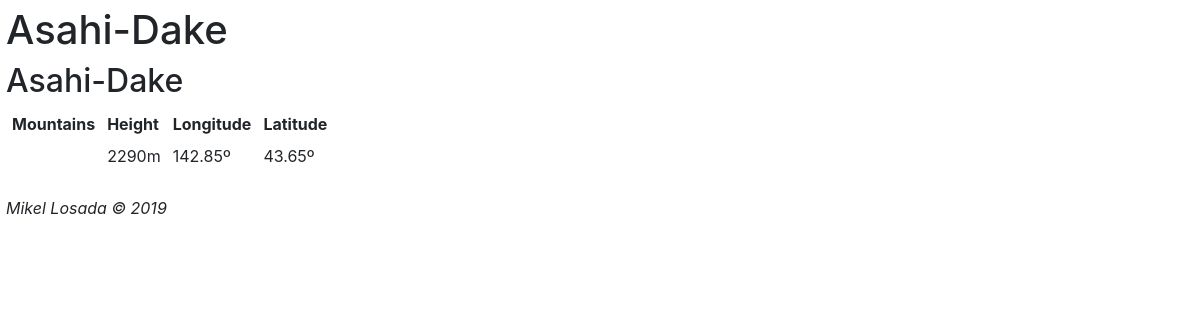
Screenshot of /index.php/mountains/Asahi-Dake with the database file from the repository.
### tables this page shows
CREATE TABLE `mountain` (
  `Name` varchar(35) NOT NULL,
  `Mountains` varchar(35) DEFAULT NULL,
  `Height` float DEFAULT NULL,
  `Type` varchar(10) DEFAULT NULL,
  `Longitude` float DEFAULT NULL,
  `Latitude` float DEFAULT NULL
);

### application/controllers/Mountains.php (called while the page is built, shortened)
<?php
class Mountains extends CI_Controller {
    public function __construct()
    {
	$this->load->model('mountain_model');
        $this->load->helper('url_helper');
    }
    public function view($name = NULL)
    {
        $data['mountains_item'] = $this->mountain_model->get_mountains($name);
        $data['title'] = $data['mountains_item']['Name'];
        $this->load->view('templates/header', $data);
        $this->load->view('mountains/view', $data);
        $this->load->view('templates/footer');
    }
    }

### index.php (called while the page is built, shortened)
<?php
require_once BASEPATH.'core/CodeIgniter.php';

### application/models/Mountain_model.php (called while the page is built, shortened)
<?php
class Mountain_model extends CI_Model {
    public function get_mountains($name = FALSE)
    {
        $query = $this->db->get_where('mountain', array('Name' => $name));
        return $query->row_array();
    }
}

### application/views/mountains/view.php (the view, shortened to what this page needs)
<?php
echo '<h2>'.$mountains_item['Name'].'</h2>';
echo "<table><th>Mountains</th><th>Height</th><th>Longitude</th><th>Latitude</th>";
echo <<<EOL
<tr>
<td>$mountains_item[Mountains] </td>
<td> $mountains_item[Height]m </td>
<td> $mountains_item[Longitude]º</td>
<td>$mountains_item[Latitude]º</td>
 </tr>
</table>
EOL;
?>
<br/>

### application/views/mountains/view.php (style rules this page uses)
body { padding: 6px; background: url("https://wallpapershome.com/images/pages/pic_h/5537.jpg"); }
table td, table th { padding: 6px; }

### rows the page displays
mountain: Name "Asahi-Dake", Height "2290", Longitude "142.85", Latitude "43.65"

### other values shown
$title "Asahi-Dake"
